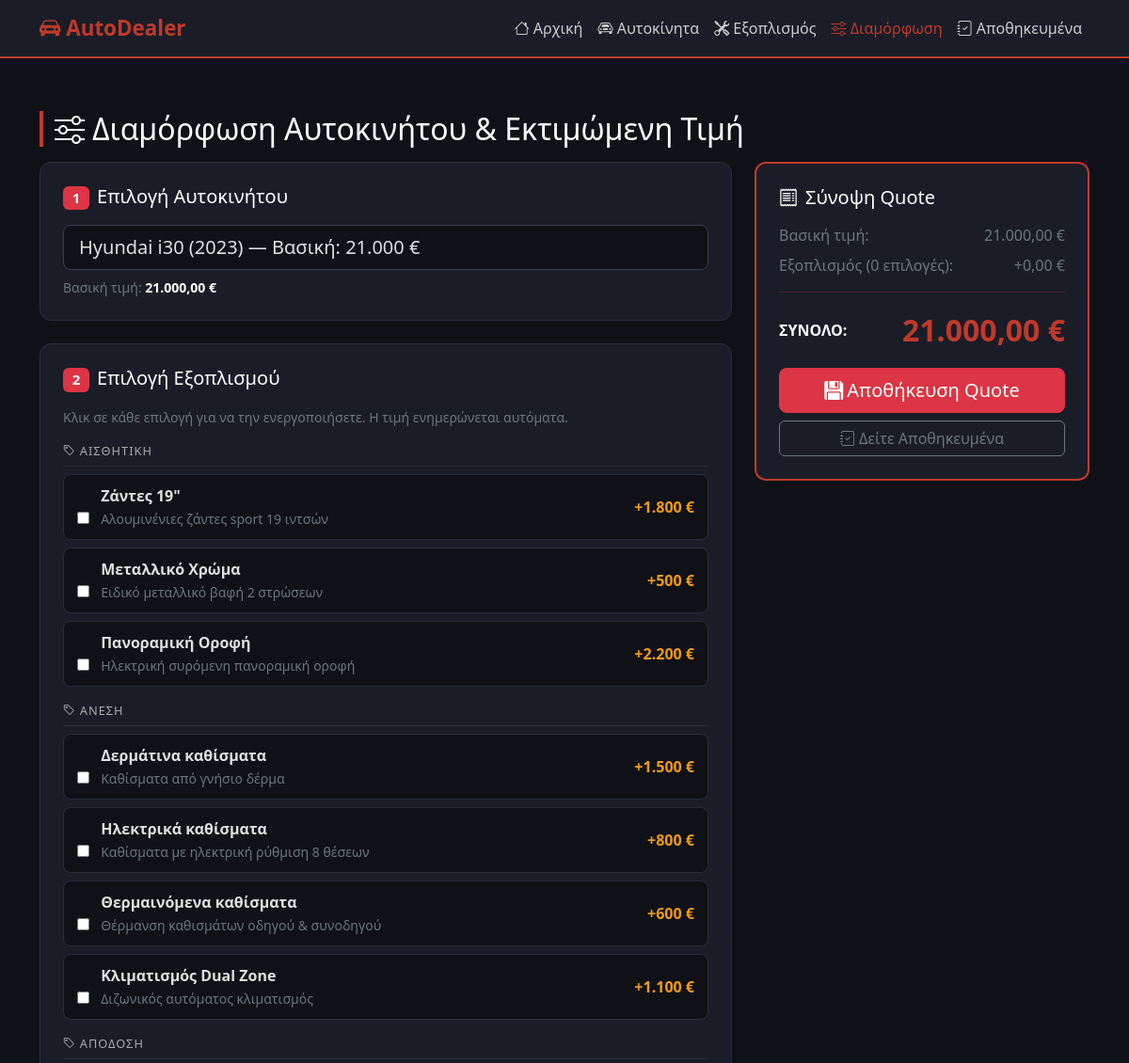
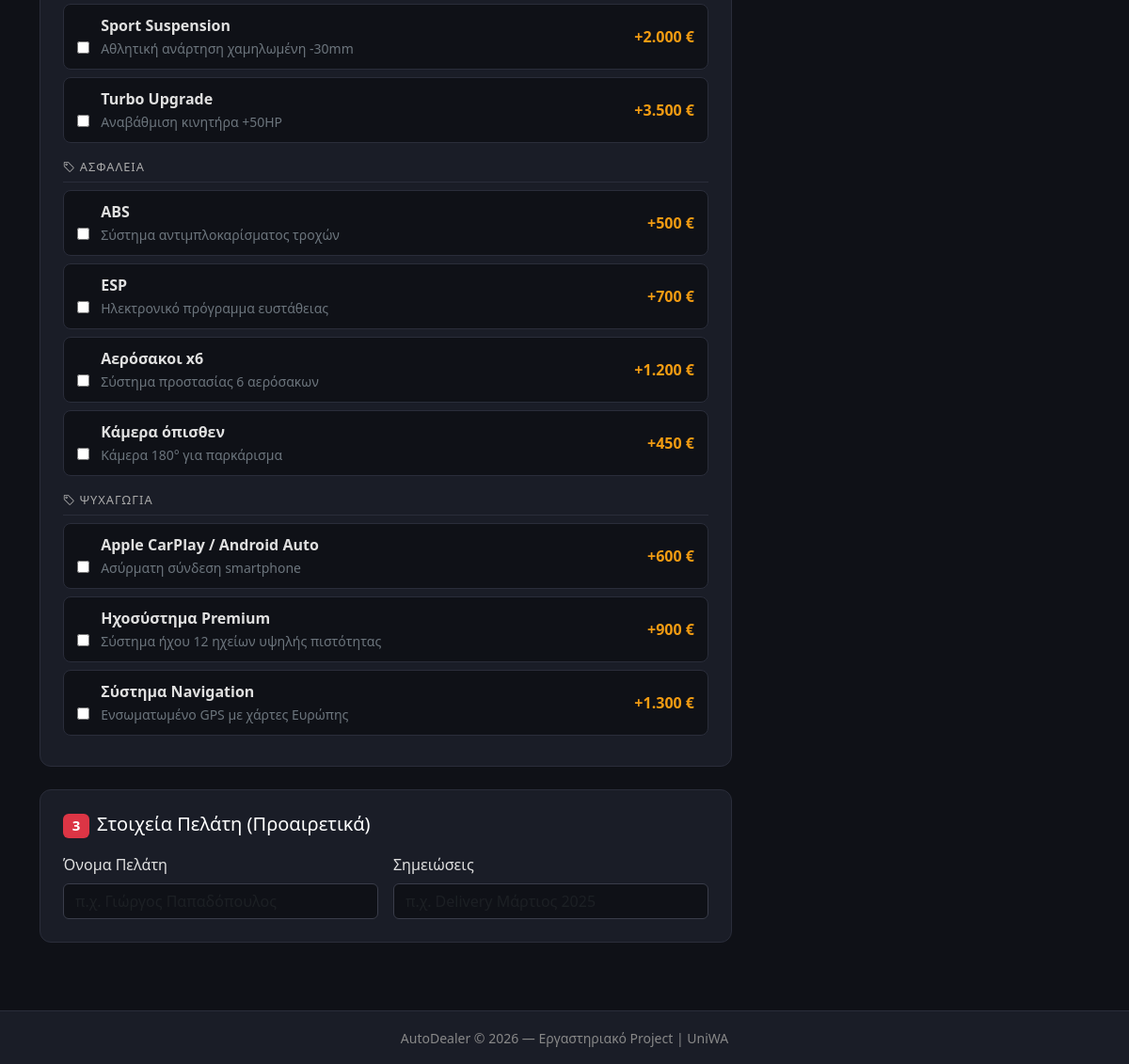
The app's page /configurator.php?car_id=5 with its own data (2 pictures, top to bottom).
### tables this page shows
CREATE TABLE IF NOT EXISTS equipment (
    id          INT AUTO_INCREMENT PRIMARY KEY,
    name        VARCHAR(100)   NOT NULL,
    category_id INT,
    price       DECIMAL(10,2)  NOT NULL,
    description TEXT,
    FOREIGN KEY (category_id) REFERENCES equipment_categories(id) ON DELETE SET NULL
);

### configurator.php (the view, shortened to what this page needs)
<?php
require_once 'db.php';
$presel_car = isset($_GET['car_id']) ? (int)$_GET['car_id'] : 0;
$cars = $conn->query("SELECT * FROM cars ORDER BY brand, model");
$eq_result = $conn->query("
    SELECT e.*, ec.name AS cat_name
    FROM   equipment e
    LEFT JOIN equipment_categories ec ON ec.id = e.category_id
    ORDER  BY ec.name, e.name
");
$equipment_by_cat = [];
while ($eq = $eq_result->fetch_assoc()) {
    $cat = $eq['cat_name'] ?: 'Άλλα';
    $equipment_by_cat[$cat][] = $eq;
}
?>
<!DOCTYPE html>
<html lang="el">
<head>
    <link href="https://cdn.jsdelivr.net/npm/bootstrap@5.3.0/dist/css/bootstrap.min.css" rel="stylesheet">
    <link href="https://cdn.jsdelivr.net/npm/bootstrap-icons@1.11.0/font/bootstrap-icons.css" rel="stylesheet">
</head>
<body>
<nav class="navbar navbar-expand-lg navbar-dark">
  <div class="container">
    <a class="navbar-brand" href="index.php"><i class="bi bi-car-front-fill"></i> AutoDealer</a>
    <div class="collapse navbar-collapse" id="nav">
      <ul class="navbar-nav ms-auto">
        <li class="nav-item"><a class="nav-link" href="index.php"><i class="bi bi-house"></i> Αρχική</a></li>
        <li class="nav-item"><a class="nav-link" href="cars.php"><i class="bi bi-car-front"></i> Αυτοκίνητα</a></li>
        <li class="nav-item"><a class="nav-link" href="equipment.php"><i class="bi bi-tools"></i> Εξοπλισμός</a></li>
        <li class="nav-item"><a class="nav-link active" href="configurator.php"><i class="bi bi-sliders"></i> Διαμόρφωση</a></li>
        <li class="nav-item"><a class="nav-link" href="configurations.php"><i class="bi bi-journal-check"></i> Αποθηκευμένα</a></li>
      </ul>
    </div>
  </div>
</nav>
<div class="container py-4">
  <h2 class="section-title"><i class="bi bi-sliders me-2"></i>Διαμόρφωση Αυτοκινήτου & Εκτιμώμενη Τιμή</h2>
  <form method="POST" id="configForm">
    <div class="row g-4">
      <div class="col-lg-8">
        <div class="card-section p-4 mb-4">
          <h5 class="text-white mb-3"><span class="badge bg-danger me-2">1</span>Επιλογή Αυτοκινήτου</h5>
          <select class="form-select form-select-lg" name="car_id" id="car_select" required>
            <?php
            $cars->data_seek(0);
            while ($car = $cars->fetch_assoc()):
                $sel = ($presel_car === (int)$car['id']) ? 'selected' : '';
            ?>
              <option value="<?= $car['id'] ?>"
                      data-price="<?= $car['base_price'] ?>"
                      <?= $sel ?>>
                <?= htmlspecialchars($car['brand'].' '.$car['model'].' ('.$car['year'].')') ?>
                — Βασική: <?= number_format($car['base_price'],0,',','.') ?> €
              </option>
            <?php endwhile; ?>
          </select>
          <div class="mt-2 text-secondary small">
            Βασική τιμή: <span id="base_price_display" class="text-white fw-bold">—</span>
          </div>
        </div>
        <div class="card-section p-4 mb-4">
          <h5 class="text-white mb-3"><span class="badge bg-danger me-2">2</span>Επιλογή Εξοπλισμού</h5>
          <p class="text-secondary small mb-3">Κλικ σε κάθε επιλογή για να την ενεργοποιήσετε. Η τιμή ενημερώνεται αυτόματα.</p>
          <?php foreach ($equipment_by_cat as $cat_name => $items): ?>
            <div class="cat-header"><i class="bi bi-tag me-1"></i><?= htmlspecialchars($cat_name) ?></div>
            <?php foreach ($items as $eq): ?>
              <div class="eq-item" id="item_<?= $eq['id'] ?>" onclick="toggleEq(<?= $eq['id'] ?>, <?= $eq['price'] ?>)">
                <div class="d-flex justify-content-between align-items-center">
                  <div>
                    <input type="checkbox" name="equipment[]" value="<?= $eq['id'] ?>"
                           id="eq_<?= $eq['id'] ?>" class="eq-check me-2"
                           style="accent-color:#c0392b;" onclick="event.stopPropagation()">
                    <label for="eq_<?= $eq['id'] ?>" class="mb-0" style="cursor:pointer;">
                      <strong><?= htmlspecialchars($eq['name']) ?></strong>
                      <?php if ($eq['description']): ?>
                        <br><small class="text-secondary"><?= htmlspecialchars($eq['description']) ?></small>
                      <?php endif; ?>
                    </label>
                  </div>
                  <span class="eq-price ms-3 text-nowrap">+<?= number_format($eq['price'],0,',','.') ?> €</span>
                </div>
              </div>
            <?php endforeach; ?>
          <?php endforeach; ?>
        </div>
        <div class="card-section p-4">
          <h5 class="text-white mb-3"><span class="badge bg-danger me-2">3</span>Στοιχεία Πελάτη (Προαιρετικά)</h5>
          <div class="row g-3">
            <div class="col-md-6">
              <label class="form-label">Όνομα Πελάτη</label>
              <input type="text" class="form-control" name="customer_name" placeholder="π.χ. Γιώργος Παπαδόπουλος">
            </div>
            <div class="col-md-6">
              <label class="form-label">Σημειώσεις</label>
              <input type="text" class="form-control" name="notes" placeholder="π.χ. Delivery Μάρτιος 2025">
            </div>
          </div>
        </div>
      </div>
      <div class="col-lg-4">
        <div class="price-box p-4">
          <h5 class="text-white mb-3"><i class="bi bi-receipt me-2"></i>Σύνοψη Quote</h5>
          <div class="mb-2 d-flex justify-content-between text-secondary">
            <span>Βασική τιμή:</span>
            <span id="s_base">—</span>
          </div>
          <div class="mb-2 d-flex justify-content-between text-secondary">
            <span>Εξοπλισμός (<span id="s_count">0</span> επιλογές):</span>
            <span id="s_eq">+0 €</span>
          </div>
          <hr style="border-color:#c0392b;">
          <div class="d-flex justify-content-between align-items-center mb-3">
            <span class="text-white fw-bold">ΣΥΝΟΛΟ:</span>
            <span class="price-total" id="s_total">—</span>
          </div>
          <button type="submit" class="btn btn-danger w-100 btn-lg">
            <i class="bi bi-floppy-fill me-1"></i>Αποθήκευση Quote
          </button>
          <a href="configurations.php" class="btn btn-outline-secondary w-100 mt-2">
            <i class="bi bi-journal-check me-1"></i>Δείτε Αποθηκευμένα
          </a>
        </div>
      </div>
    </div>
  </form>
</div>
<footer class="py-3 mt-5 text-center">
  <small>AutoDealer &copy; <?= date('Y') ?> — Εργαστηριακό Project | UniWA</small>
</footer>
</body>
</html>

### configurator.php (style rules this page uses)
body { background:#0f1117; color:#e0e0e0; font-family:'Segoe UI',sans-serif; }
.navbar { background:#1a1d27 !important; border-bottom:2px solid #c0392b; }
.navbar-brand { color:#c0392b !important; font-weight:700; font-size:1.4rem; }
.nav-link { color:#ccc !important; }
.nav-link:hover, .nav-link.active { color:#c0392b !important; }
.card-section { background:#1a1d27; border:1px solid #2a2d3a; border-radius:12px; }
.form-control, .form-select { background:#0f1117; border:1px solid #3a3d4a; color:#e0e0e0; }
.section-title { color:#fff; border-left:4px solid #c0392b; padding-left:12px; margin:2rem 0 1rem; }
.price-box { background:#1a1d27; border:2px solid #c0392b; border-radius:12px; position:sticky; top:80px; }
.price-total { font-size:2rem; font-weight:700; color:#c0392b; }
.eq-item { background:#0f1117; border:1px solid #2a2d3a; border-radius:8px; padding:10px 14px; margin-bottom:8px; cursor:pointer; transition:border-color .2s, background .2s; }
.eq-price { color:#f39c12; font-weight:600; }
.cat-header { color:#aaa; font-size:.8rem; text-transform:uppercase; letter-spacing:1px; border-bottom:1px solid #2a2d3a; padding-bottom:6px; margin:16px 0 8px; }
footer { background:#1a1d27; border-top:1px solid #2a2d3a; color:#888; }

### records on screen
equipment: name "Ζάντες 19\"", description "Αλουμινένιες ζάντες sport 19 ιντσών", price "1.800"
equipment: name "Μεταλλικό Χρώμα", description "Ειδικό μεταλλικό βαφή 2 στρώσεων", price "500"
equipment: name "Πανοραμική Οροφή", description "Ηλεκτρική συρόμενη πανοραμική οροφή", price "2.200"
equipment: name "Δερμάτινα καθίσματα", description "Καθίσματα από γνήσιο δέρμα", price "1.500"
equipment: name "Ηλεκτρικά καθίσματα", description "Καθίσματα με ηλεκτρική ρύθμιση 8 θέσεων", price "800"
equipment: name "Θερμαινόμενα καθίσματα", description "Θέρμανση καθισμάτων οδηγού & συνοδηγού", price "600"
equipment: name "Κλιματισμός Dual Zone", description "Διζωνικός αυτόματος κλιματισμός", price "1.100"
equipment: name "Sport Suspension", description "Αθλητική ανάρτηση χαμηλωμένη -30mm", price "2.000"
equipment: name "Turbo Upgrade", description "Αναβάθμιση κινητήρα +50HP", price "3.500"
equipment: name "ABS", description "Σύστημα αντιμπλοκαρίσματος τροχών", price "500"
equipment: name "ESP", description "Ηλεκτρονικό πρόγραμμα ευστάθειας", price "700"
equipment: name "Αερόσακοι x6", description "Σύστημα προστασίας 6 αερόσακων", price "1.200"
equipment: name "Κάμερα όπισθεν", description "Κάμερα 180° για παρκάρισμα", price "450"
equipment: name "Apple CarPlay / Android Auto", description "Ασύρματη σύνδεση smartphone", price "600"
equipment: name "Ηχοσύστημα Premium", description "Σύστημα ήχου 12 ηχείων υψηλής πιστότητας", price "900"
equipment: name "Σύστημα Navigation", description "Ενσωματωμένο GPS με χάρτες Ευρώπης", price "1.300"

### other values on screen
$cat_name "ΑΙΣΘΗΤΙΚΉ"
$cat_name "ΆΝΕΣΗ"
$cat_name "ΑΠΌΔΟΣΗ"
$cat_name "ΑΣΦΆΛΕΙΑ"
$cat_name "ΨΥΧΑΓΩΓΊΑ"
form field car_id "Hyundai i30 (2023) — Βασική: 21.000 €"
